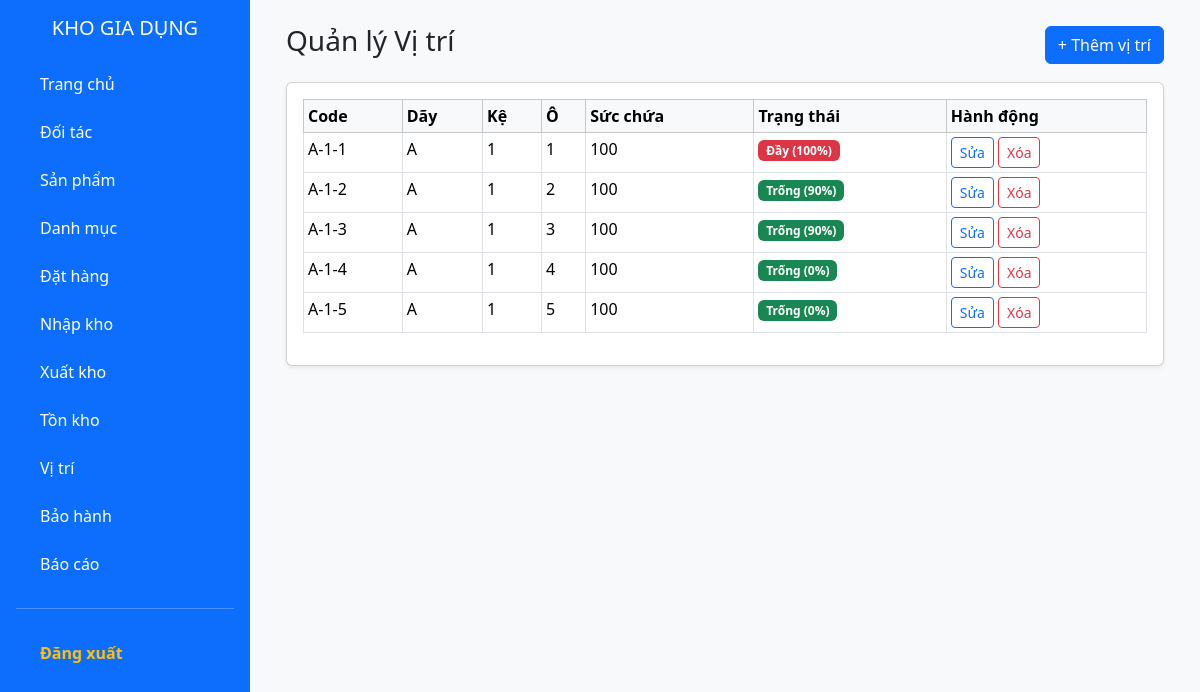
The page /public/vitri (signed in) on the database its author committed.
### tables this page shows
CREATE TABLE IF NOT EXISTS `vitri` (
  `maViTri` varchar(20) NOT NULL,
  `day` varchar(10) DEFAULT NULL,
  `ke` varchar(10) DEFAULT NULL,
  `o` varchar(10) DEFAULT NULL,
  `trangThai` enum('TRONG','DAY') DEFAULT 'TRONG',
  `sucChuaToiDa` int DEFAULT '100',
  PRIMARY KEY (`maViTri`)
);

### app/controllers/VitriController.php (called while the page is built, shortened)
<?php
class VitriController extends Controller {
    private $vitriModel;
    public function __construct() {
        $this->vitriModel = $this->model('VitriModel');
    }
    public function index() {
        $rows = $this->vitriModel->getAll();
        $data = ['title' => 'Quản lý Vị trí', 'rows' => $rows];
        $this->view('vitri/index', $data);
    }
}

### app/core/app.php (called while the page is built, shortened)
<?php
class App {
    protected $action = 'index';
    public function __construct() {
        $url = $this->parseUrl();
        if (isset($url[0])) {
            if (file_exists(APP_ROOT . '/controllers/' . ucfirst($url[0]) . 'Controller.php')) {
                unset($url[0]);
            }
        }
        $this->controller = new $this->controller;
        $this->params = $url ? array_values($url) : [];
        call_user_func_array([$this->controller, $this->action], $this->params);
    }
    public function parseUrl() {
        if (isset($_GET['url'])) {
            return explode('/', filter_var(rtrim($_GET['url'], '/'), FILTER_SANITIZE_URL));
        }
    }
}
?>

### public/index.php (called while the page is built, shortened)
<?php
require_once ROOT_PATH . '/app/core/Database.php';
require_once ROOT_PATH . '/app/core/Controller.php';
require_once ROOT_PATH . '/app/core/App.php';
$app = new App();
?>

### app/models/VitriModel.php (called while the page is built, shortened)
<?php
class VitriModel {
    private $conn;
    public function __construct() {
        $this->conn = Database::getInstance()->getConnection();
    }
    public function getAll() {
        $sql = "SELECT v.maViTri, v.day, v.ke, v.o, v.sucChuaToiDa, v.trangThai,
                       COALESCE(SUM(lvt.soLuong * hh.heSoChiemCho), 0) AS totalAtPosition
                FROM vitri v
                LEFT JOIN lo_hang_vi_tri lvt ON lvt.maViTri = v.maViTri
                LEFT JOIN lohang lh ON lvt.maLo = lh.maLo
                LEFT JOIN hanghoa hh ON lh.maHH = hh.maHH
                GROUP BY v.maViTri, v.day, v.ke, v.o, v.sucChuaToiDa, v.trangThai
                ORDER BY v.day ASC, v.ke ASC, v.o ASC";
        $stmt = $this->conn->prepare($sql);
        $stmt->execute();
        return $stmt->fetchAll(PDO::FETCH_ASSOC);
    }
}

### app/core/Database.php (called while the page is built, shortened)
<?php
class Database {
    private static $instance = null;
    private $conn;
    private function __construct() {
        try {
            $dsn = "mysql:host=" . DB_HOST . ";dbname=" . DB_NAME . ";charset=utf8mb4";
            $this->conn = new PDO($dsn, DB_USER, DB_PASS);
            $this->conn->setAttribute(PDO::ATTR_ERRMODE, PDO::ERRMODE_EXCEPTION);
            $this->conn->setAttribute(PDO::ATTR_DEFAULT_FETCH_MODE, PDO::FETCH_ASSOC);
        } catch(PDOException $e) {
            die("Lỗi kết nối MySQL: " . $e->getMessage());
        }
    }
    public static function getInstance() {
        if (!self::$instance) {
            self::$instance = new Database();
        }
        return self::$instance;
    }
    public function getConnection() {
        return $this->conn;
    }
}
?>

### app/views/vitri/index.php (the view)
<?php require_once APP_ROOT . '/views/layouts/header.php'; ?>
<?php require_once APP_ROOT . '/views/layouts/sidebar.php'; ?>
<div class="container-fluid">
    <div class="d-flex justify-content-between align-items-center mb-3">
        <h1 class="h3">Quản lý Vị trí</h1>
        <a href="<?php echo BASE_URL; ?>/vitri/create" class="btn btn-primary">+ Thêm vị trí</a>
    </div>
    <div class="card shadow-sm">
        <div class="card-body">
            <div class="table-responsive">
                <table class="table table-bordered table-sm">
                    <thead class="table-light"><tr><th>Code</th><th>Dãy</th><th>Kệ</th><th>Ô</th><th>Sức chứa</th><th>Trạng thái</th><th>Hành động</th></thead>
                    <tbody>
                        <?php if (!empty($data['rows'])): ?>
                            <?php foreach ($data['rows'] as $r): ?>
                                <tr>
                                    <td><?php echo $r['maViTri']; ?></td>
                                    <td><?php echo htmlspecialchars($r['day']); ?></td>
                                    <td><?php echo htmlspecialchars($r['ke']); ?></td>
                                    <td><?php echo htmlspecialchars($r['o']); ?></td>
                                    <td><?php echo intval($r['sucChuaToiDa'] ?? 0); ?></td>
                                    <?php
                                        $capacity = intval($r['sucChuaToiDa'] ?? 0);
                                        $occupied = floatval($r['totalAtPosition'] ?? 0);
                                        $percent = ($capacity > 0) ? round(($occupied / $capacity) * 100) : 0;
                                        $displayPercent = min(100, max(0, intval($percent)));
                                        if ($percent > 90) {
                                            $statusBadge = '<span class="badge bg-danger">Đầy (' . $displayPercent . '%)</span>';
                                        } else {
                                            $statusBadge = '<span class="badge bg-success">Trống (' . $displayPercent . '%)</span>';
                                        }
                                    ?>
                                    <td><?php echo $statusBadge; ?></td>
                                    <td>
                                        <a href="<?php echo BASE_URL; ?>/vitri/edit/<?php echo $r['maViTri']; ?>" class="btn btn-sm btn-outline-primary">Sửa</a>
                                        <a href="<?php echo BASE_URL; ?>/vitri/delete/<?php echo $r['maViTri']; ?>" class="btn btn-sm btn-outline-danger" onclick="return confirm('Xóa vị trí?');">Xóa</a>
                                    </td>
                                </tr>
                            <?php endforeach; ?>
                        <?php else: ?>
                            <tr><td colspan="7" class="text-center text-muted">Chưa có vị trí nào.</td></tr>
                        <?php endif; ?>
                    </tbody>
                </table>
            </div>
        </div>
    </div>
</div>
<?php require_once APP_ROOT . '/views/layouts/footer.php'; ?>

### rows shown on the page
vitri: maViTri "A-1-1", day "A", ke "1", o "1", sucChuaToiDa "100"
vitri: maViTri "A-1-2", day "A", ke "1", o "2", sucChuaToiDa "100", displayPercent "90"
vitri: maViTri "A-1-3", day "A", ke "1", o "3", sucChuaToiDa "100", displayPercent "90"
vitri: maViTri "A-1-4", day "A", ke "1", o "4", sucChuaToiDa "100", displayPercent "0"
vitri: maViTri "A-1-5", day "A", ke "1", o "5", sucChuaToiDa "100", displayPercent "0"
